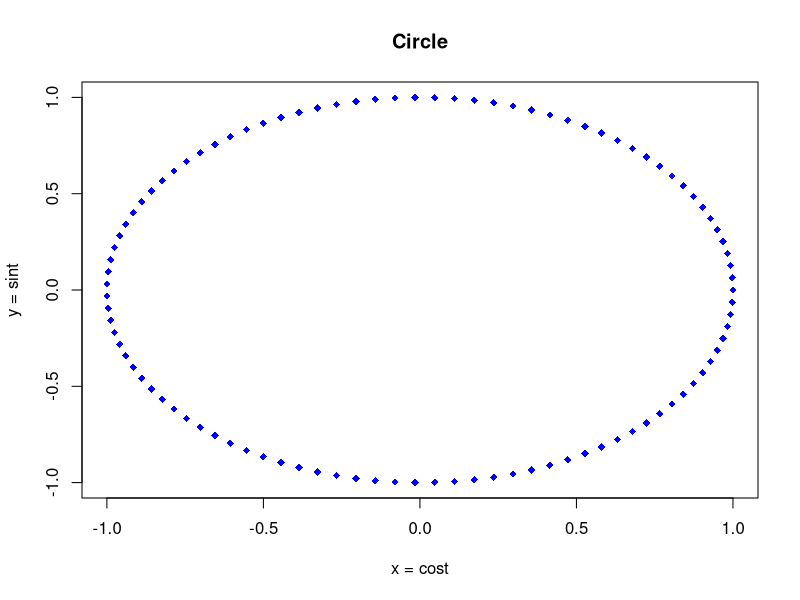
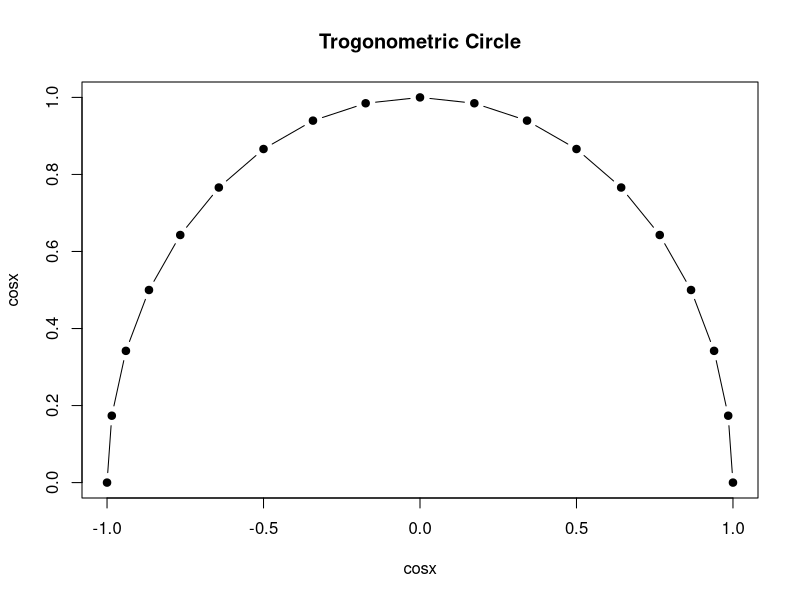
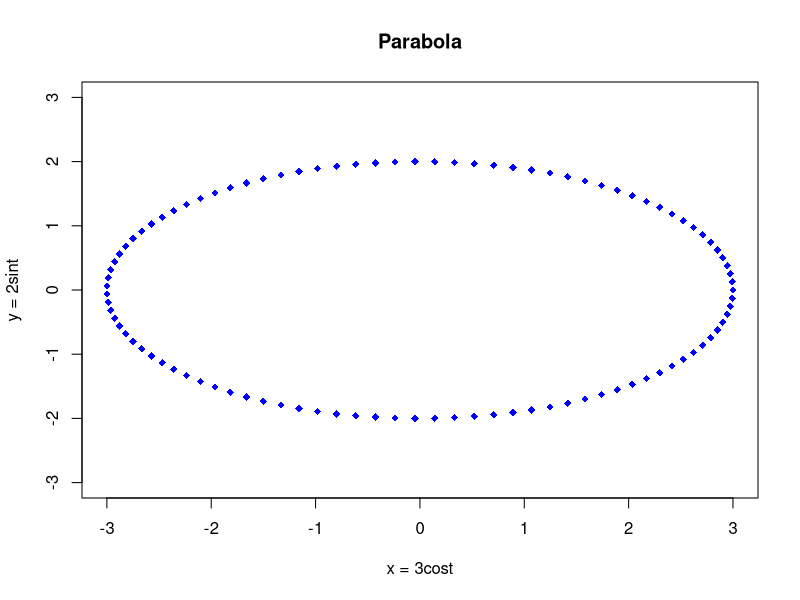
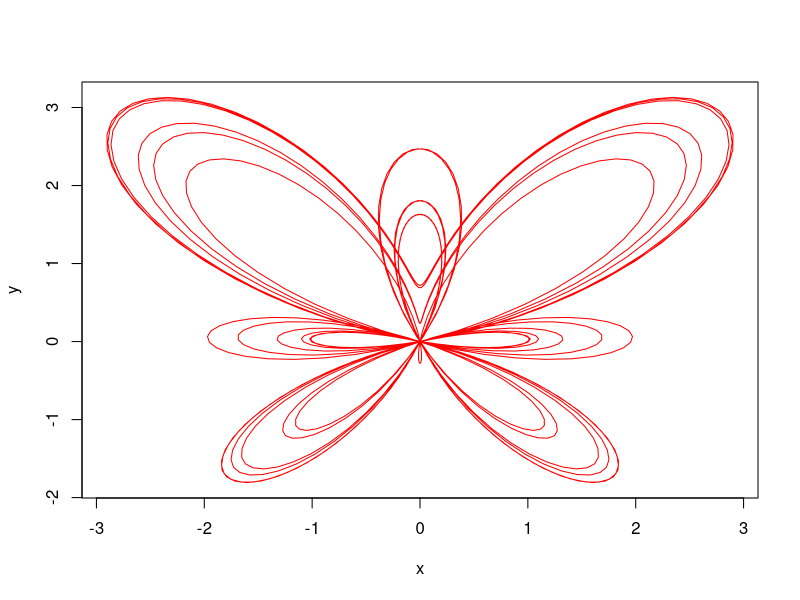
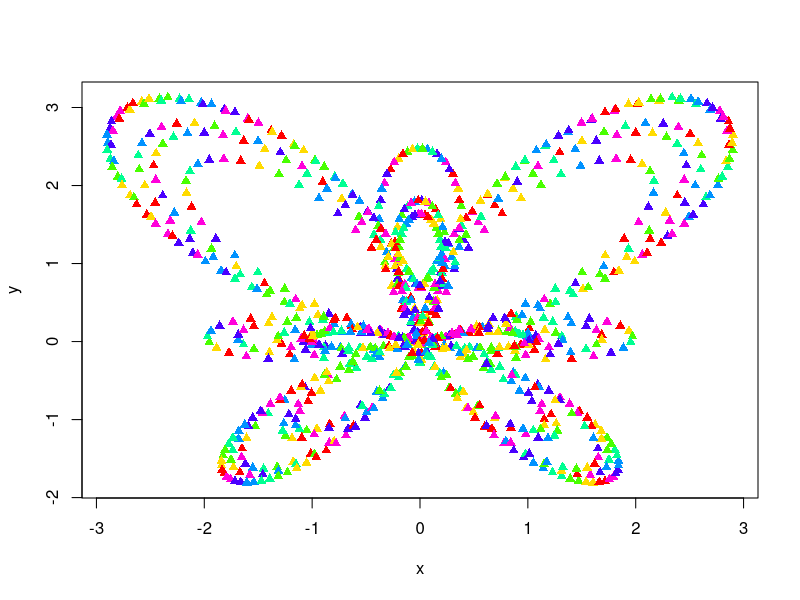
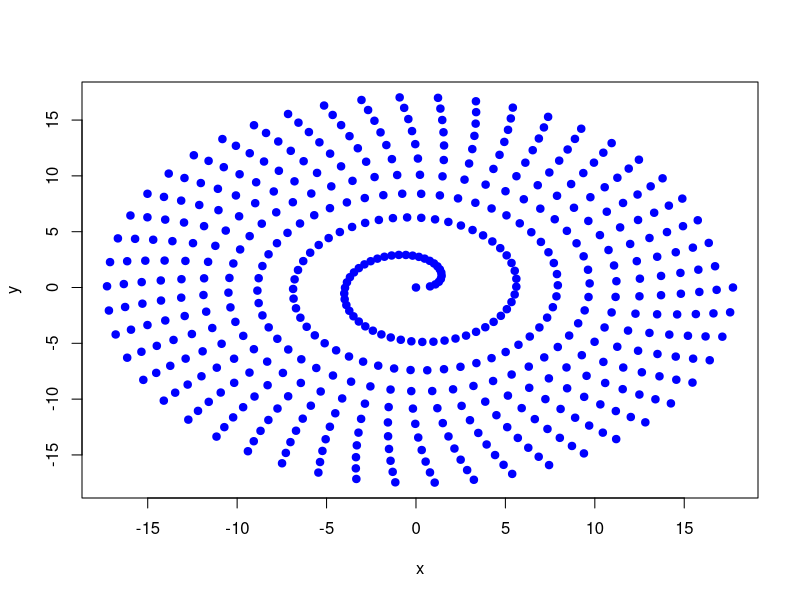
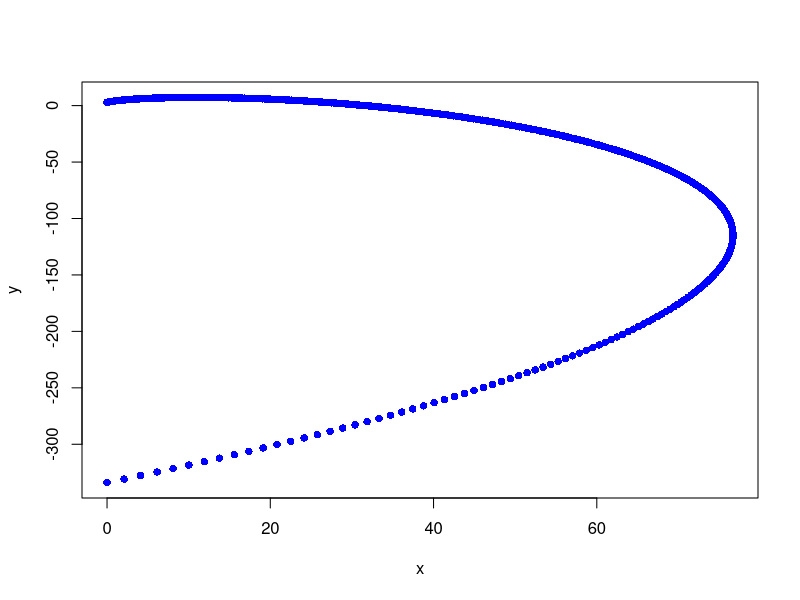
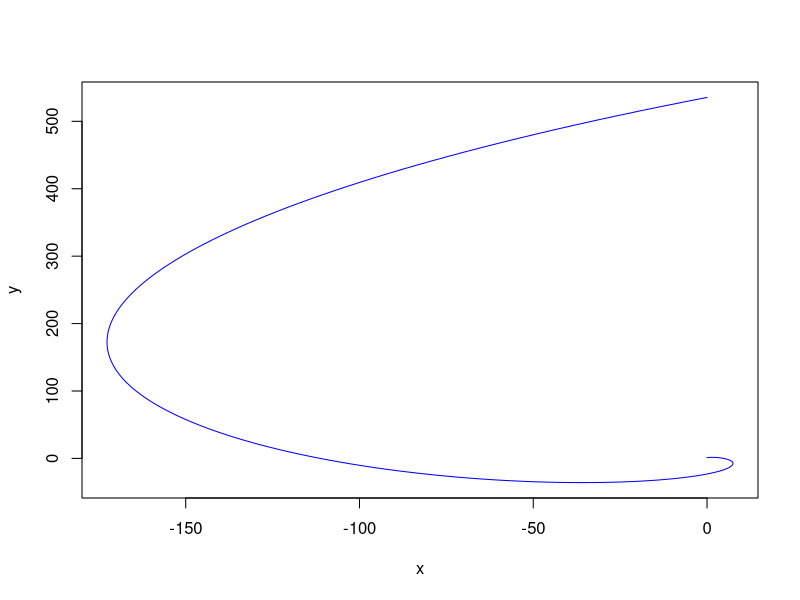

The R script that drew these images, in order:
## ---- chunk 1
#circle
t <- seq(0, 2*pi, length.out = 100)
x <- cos(t)
y <- sin(t)
plot(x,y, pch = 18, col = 'blue', main = "Circle",
xlab="x = cost", ylab = "y = sint")
## ---- chunk 2
t <- seq(0,180, 10)*pi/180
x <- cos(t)
y <- sin(t)
plot(x,y, pch=19, xlab = "cosx", ylab = "cosx", type = "b",
     main = "Trogonometric Circle")
## ---- chunk 3
t <- seq(0, 2*pi, length.out = 100)
x <- 3*cos(t)
y <- 2*sin(t)
plot(x,y, pch = 18, col = 'blue', ylim=c(-3,3), main = "Parabola",
xlab="x = 3cost", ylab = "y = 2sint")

#Butterfly curve (transcendental)
t <- seq(0, 12*pi, length.out = 1000)
x <- sin(t)*(exp(cos(t))-2*cos(4*t)-((sin(t/12))^5))
y <- cos(t)*(exp(cos(t))-2*cos(4*t)-((sin(t/12))^5))
plot(x,y, col="red", type="l")
plot(x, y, pch = 17, col = rainbow(7))

# Lituus
t <- seq(0, 20*pi, length.out = 500)
k <- 5
x <- sqrt(k*t)*cos(t)
y <- sqrt (k*t) * sin(t)
plot(x,y,pch=19, col="blue")

#logarithmic spiral
t <- seq(0, pi, length.out = 500)
x <- 3*exp(1.5*t)*sin(t)
y <- 3*exp(1.5*t)*cos(t)
plot(x,y, pch = 16, col = 'blue')


#logarithmic spiral multiple line
t <- seq(0, 2*pi, length.out = 500)
x <- exp(t)*sin(t)
y <- exp(t)*cos(t)
plot(x,y, type = 'l', col = 'blue')

#Golden spiral
t <- seq(0, 2*pi, length.out = 500)
r <-  1.618^(t*2/pi)
x <- r*sin(t)
y <- r*cos(t)
plot(x,y, type = 'l', col = 'blue')

#Golden spiral manual
angle <- 1/3*log(1/2)
n <- seq(1,500,20)
t <- angle*n
x <- sin(t)
y <- cos(t)
plot(x*t,y*t, pch=16, col="blue", main = " Golden angle")


#Circle the clumsy
x = seq(-10,10, 0.000225) 
y1 = sqrt(100-x^2)
y2 = -sqrt(100-x^2)
y = c(y1,y2)
plot(rep(x,2),y, pch=19)

curve(sqrt(25-x^2), from=-10, to=10, ylim=c(-10,10))

#with golden angle

angle <- pi*(3-sqrt(5))
n <- 500
t <- angle*(1:n)
x <- sin(t)
y <- cos(t)
plot(x*t,y*t, pch=16, col="blue", main = " Golden angle")

#fermat's spiral

angle <- pi*137.508/180
n <- 500
t <- angle*(1:n)
x <- sin(t)
y <- cos(t)
plot(x*t,y*t, pch=16, col="blue", main="Fermat")


#constant angle
angle <- pi*(3-sqrt(5))
n <- 500
t <- rep(angle, n)
x <- sin(t)
y <- cos(t)
plot(x*t,y*t, pch=16, col="blue", main = " Golden angle")

## ---- chunk 4
a <- 1
p <- seq(-100, 120, length.out = 1000)
x <- 3*a*p/(1+p^3)
y <- 3*a*p^2/(1+p^3)
library(ggplot2)
plot(x, y, type="l", col="brown")
